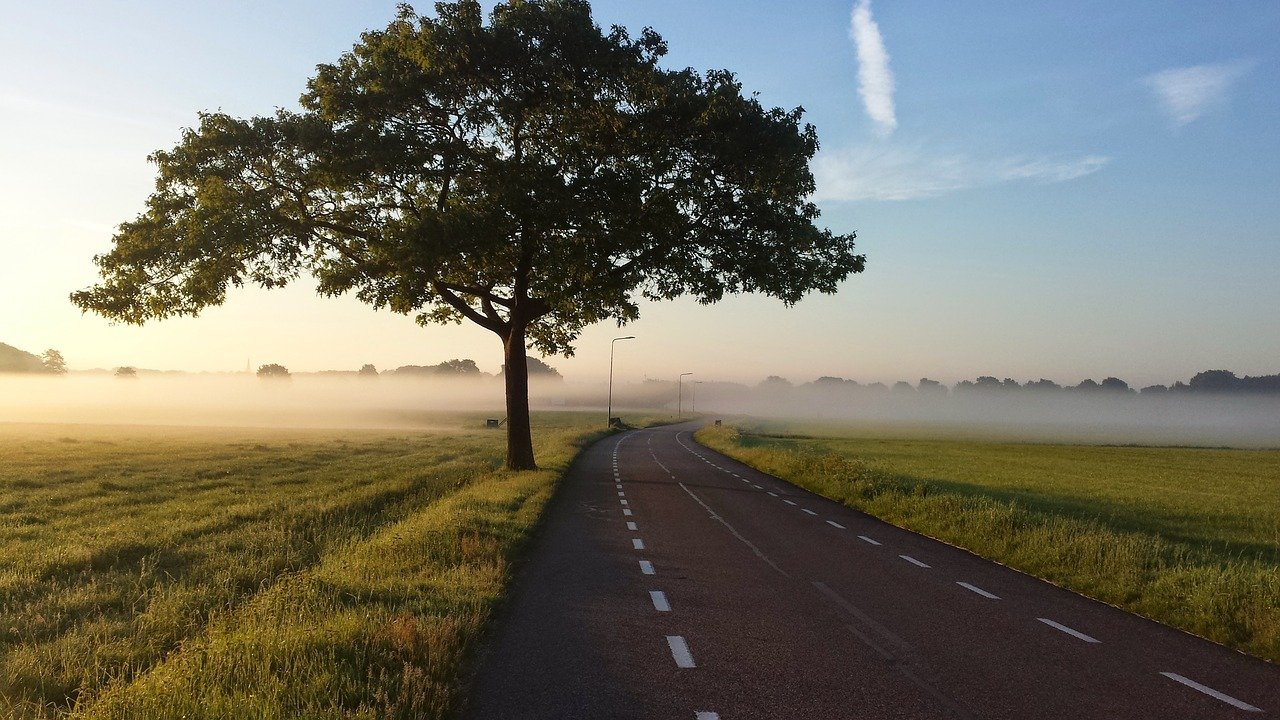
#> input picture OpenCV 104/road2.jpg, 1280 x 720 px
$ python '01.1-ImageHistograms(Grayscale).py'
#> lines starting #> are read from the running program, lines starting #| are printed output that depends on the picture
import matplotlib.pyplot as plt
import cv2 as cv
import argparse

# Construct the argument parse and parse the argument
ap = argparse.ArgumentParser()
ap.add_argument('-i', '--image', type=str, default='road2.jpg', help='Path to input file')
args = vars(ap.parse_args())

# Read and display image
image = cv.imread(args['image'])
#> image is the input picture: shape (720, 1280, 3); mean B, G, R 101.7, 114.6, 116.3
cv.imshow('Original image', image)
cv.waitKey(0)

# Convert Image to grayscale
gray = cv.cvtColor(image, cv.COLOR_BGR2GRAY)
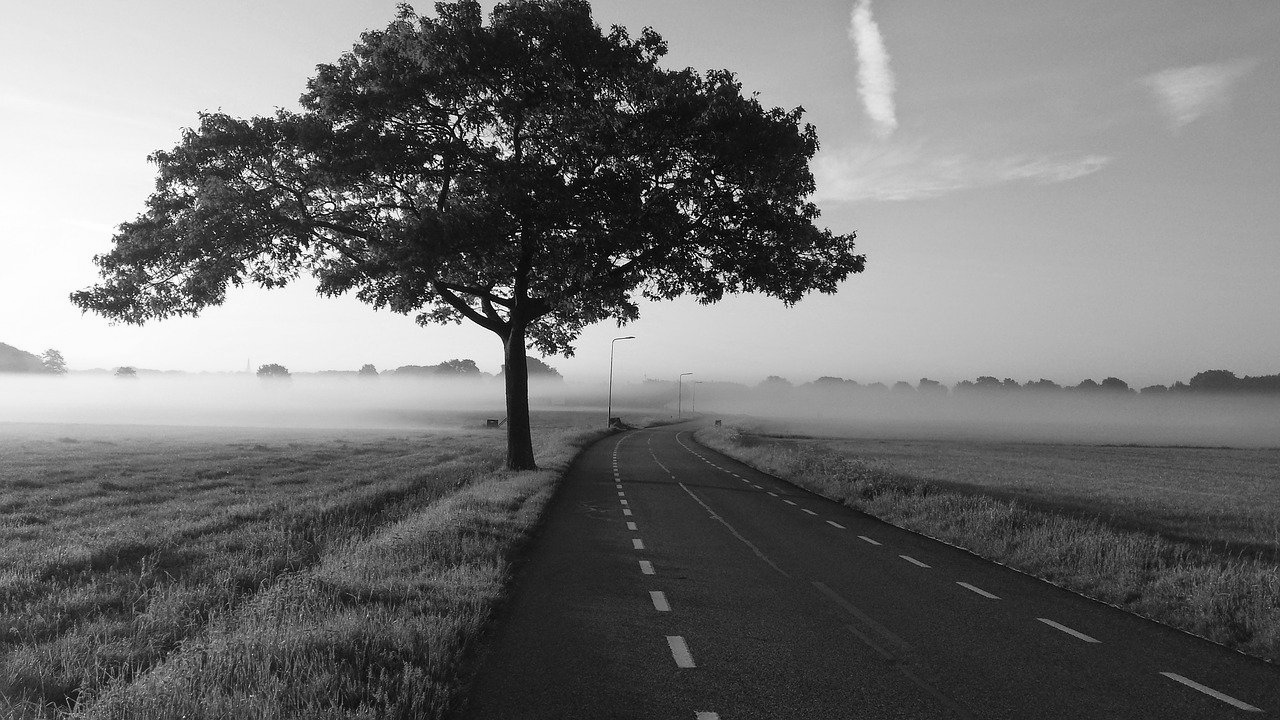
#> gray: shape (720, 1280); min 0, max 255, mean 113.6
cv.imshow('Gray', gray)
cv.waitKey(0)
cv.destroyAllWindows()

# Compute Grayscale Histogram
hist = cv.calcHist([gray], [0], None, [256], [0, 256])
#> hist = 256 values, max 10566 at index 39, min 48 at index 255, mean 3600

# Convert and display image using matplotlib
# Matplotlib expect image in RGB format so need to conver from BGR to RGB
plt.figure()
plt.axis('Off')
plt.imshow(cv.cvtColor(image, cv.COLOR_BGR2RGB))

# Plot Histogram
plt.figure()
plt.title('Grayscale Histogram')
plt.xlabel('Bins')
plt.ylabel('# of Pixels')
plt.plot(hist)
plt.xlim([0, 256])

# Normalize Histogram
hist /= hist.sum()
#> hist = 256 values, max 0.0115 at index 39, min 5.21e-05 at index 255, mean 0.00391

# Plot Normalize Histogram
plt.figure()
plt.title('Grayscale Histogram (Normalized)')
plt.xlabel('Bins')
plt.ylabel('% of Pixels')
plt.plot(hist)
plt.xlim([0, 256])
plt.show()
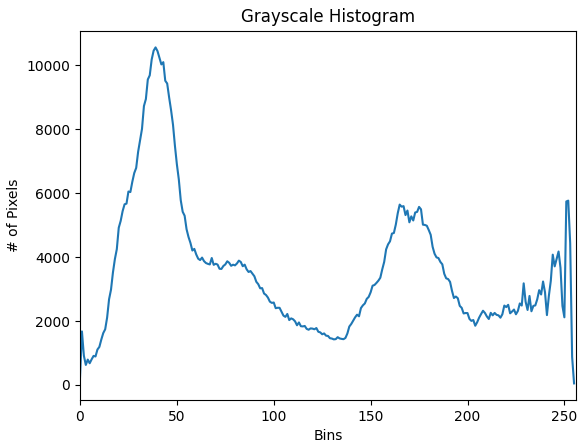
#> figure drawn by matplotlib, 1 panel; curve peaks at x = 39, y = 10566
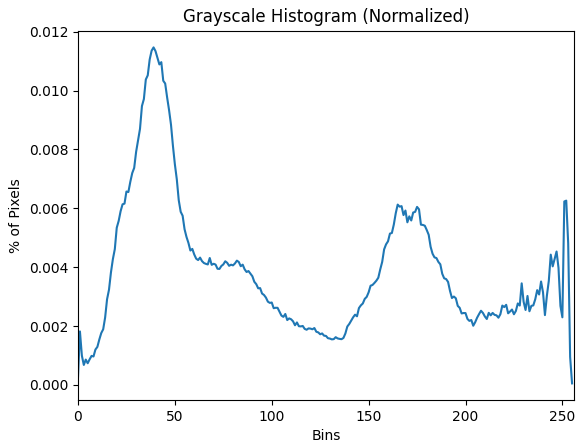
#> figure drawn by matplotlib, 1 panel; curve peaks at x = 39, y = 0.0115

$ run again, with OpenCV 104/moon5.jpg copied over OpenCV 104/road2.jpg
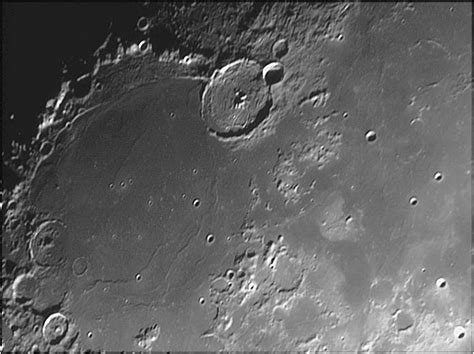
#> input picture OpenCV 104/moon5.jpg, 474 x 354 px
#> image is the input picture: shape (354, 474, 3); min 0, max 255, mean 96.3
#> `hist = cv.calcHist([gray], [0], None, [256], [0, 256])`: hist = 256 values, max 8523 at index 30, min 2 at index 3, mean 655.5
#> `hist /= hist.sum()`: hist = 256 values, max 0.0508 at index 30, min 1.19e-05 at index 3, mean 0.00391
#> `plt.show()`:
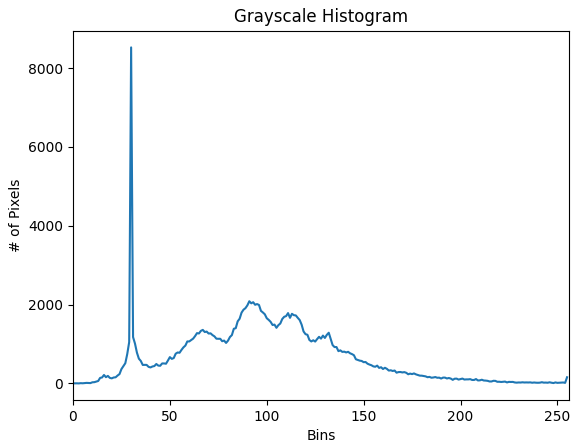
#> figure drawn by matplotlib, 1 panel; curve peaks at x = 30, y = 8523
#> `plt.show()`:
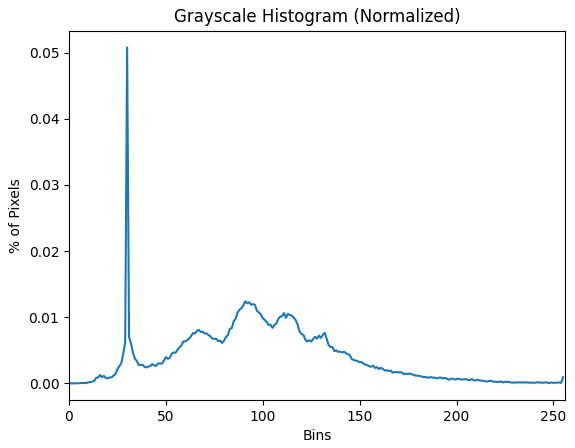
#> figure drawn by matplotlib, 1 panel; curve peaks at x = 30, y = 0.0508

$ run again, with OpenCV 104/mou.jpg copied over OpenCV 104/road2.jpg
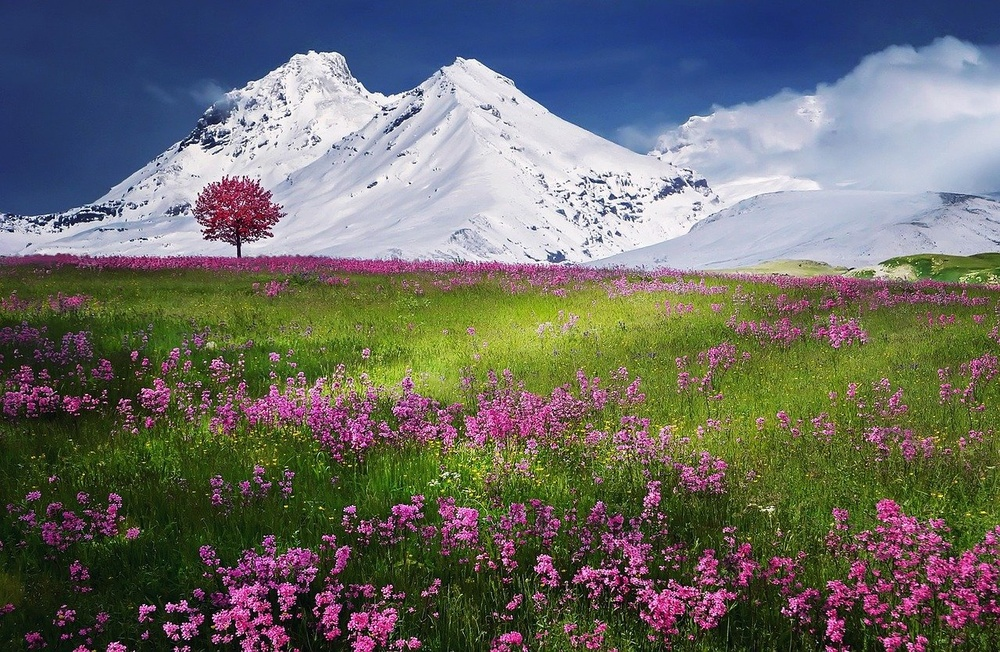
#> input picture OpenCV 104/mou.jpg, 1000 x 652 px, shrunk from 1280 x 834 before the run
#> image is the input picture: shape (652, 1000, 3); mean B, G, R 101.6, 106.4, 106.1
#> `gray = cv.cvtColor(image, cv.COLOR_BGR2GRAY)`:
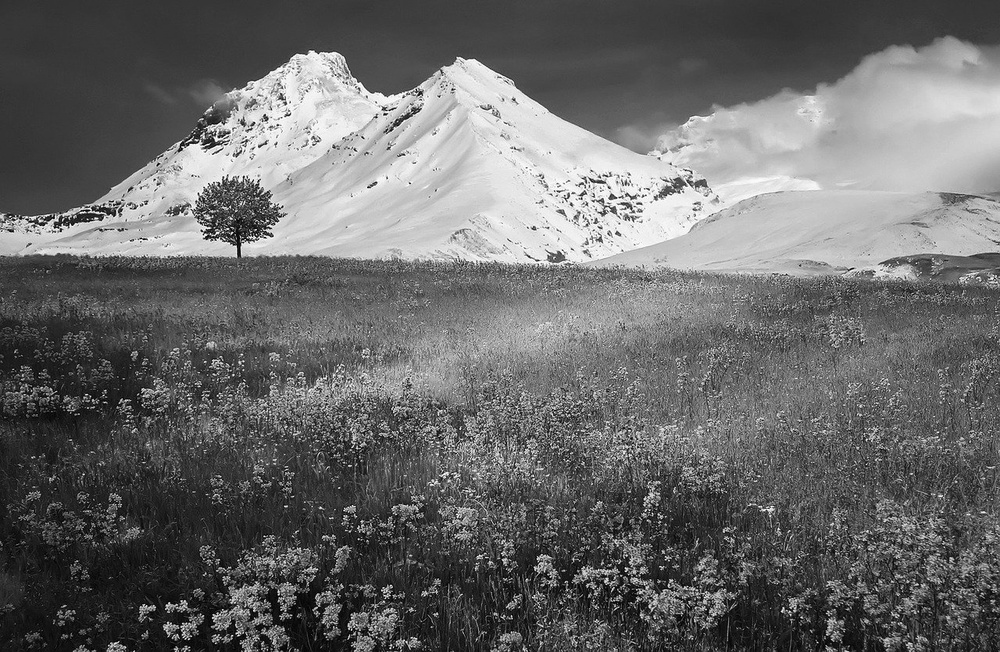
#> gray: shape (652, 1000); min 0, max 255, mean 105.7
#> `hist = cv.calcHist([gray], [0], None, [256], [0, 256])`: hist = 256 values, max 9178 at index 55, min 7 at index 0, mean 2546.9
#> `hist /= hist.sum()`: hist = 256 values, max 0.0141 at index 55, min 1.07e-05 at index 0, mean 0.00391
#> `plt.show()`:
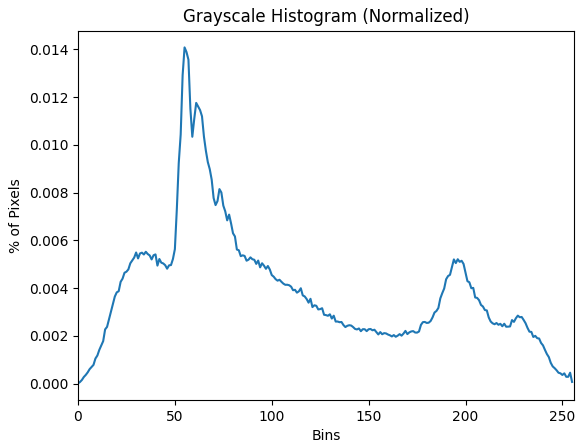
#> figure drawn by matplotlib, 1 panel; curve peaks at x = 55, y = 0.0141

$ run again, with OpenCV 104/moun3.jpg copied over OpenCV 104/road2.jpg
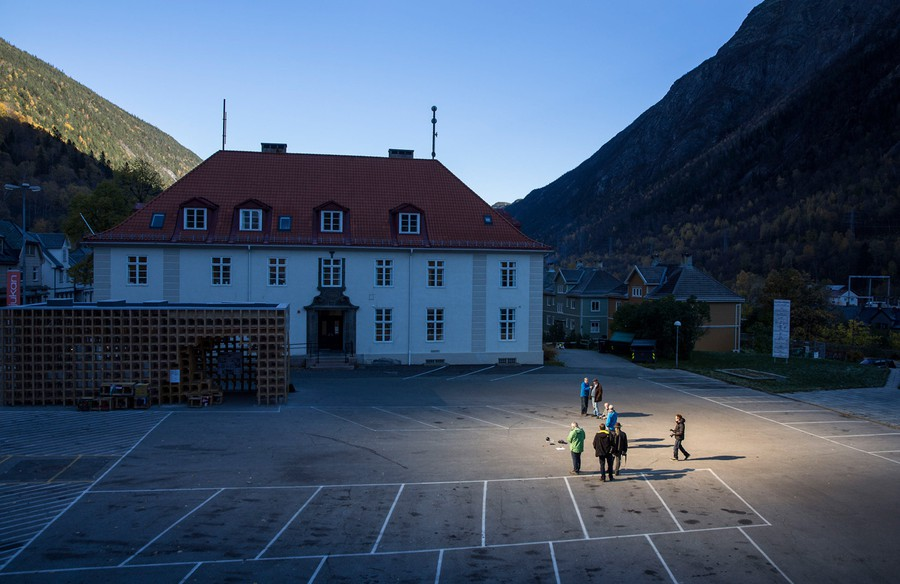
#> input picture OpenCV 104/moun3.jpg, 900 x 584 px
#> image is the input picture: shape (584, 900, 3); mean B, G, R 102.6, 79.8, 63.1
#> `gray = cv.cvtColor(image, cv.COLOR_BGR2GRAY)`:
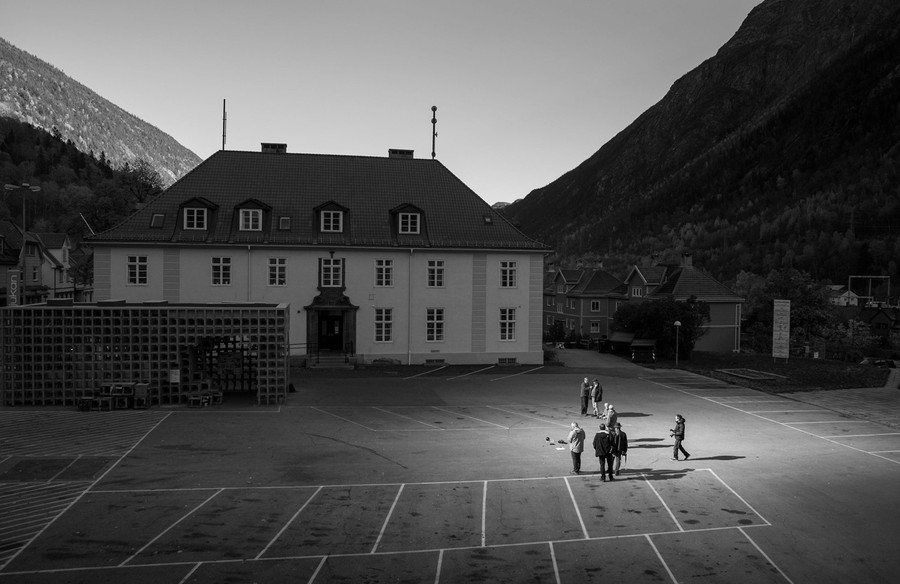
#> gray: shape (584, 900); min 0, max 252, mean 77.4
#> `hist = cv.calcHist([gray], [0], None, [256], [0, 256])`: hist = 256 values, max 6497 at index 23, min 0 at index 243, mean 2053.1
#> `hist /= hist.sum()`: hist = 256 values, max 0.0124 at index 23, min 0 at index 243, mean 0.00391
#> `plt.show()`:
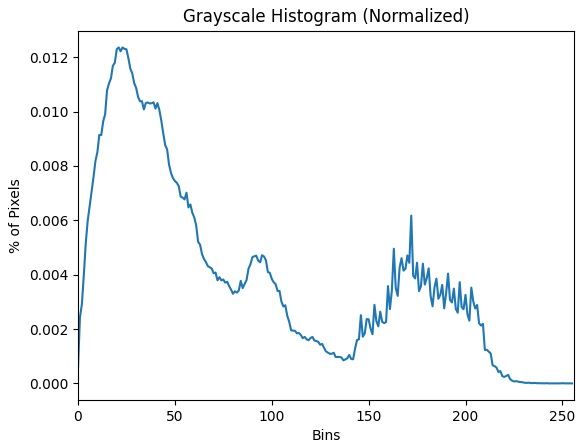
#> figure drawn by matplotlib, 1 panel; curve peaks at x = 23, y = 0.0124
